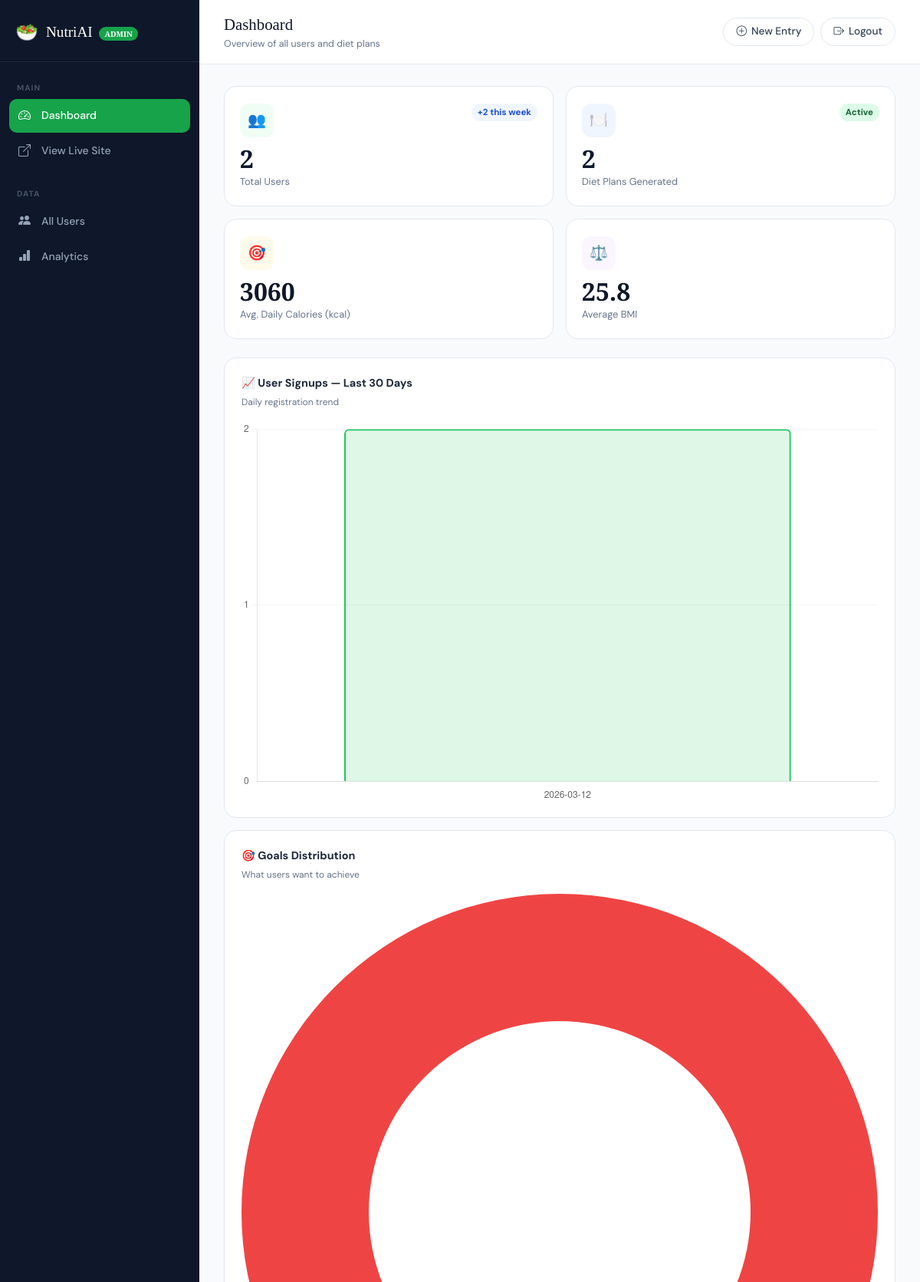
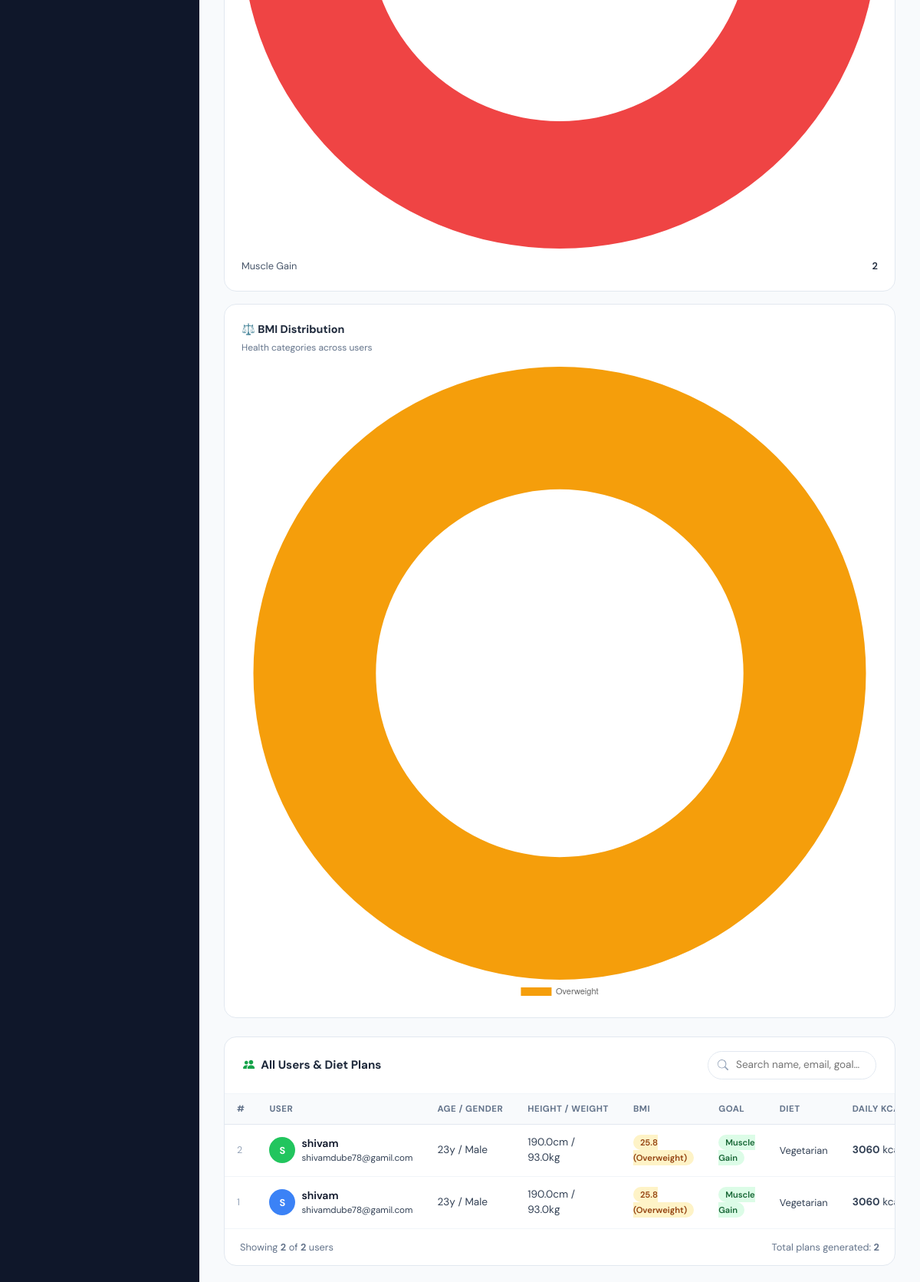
The page /admin/dashboard (signed in, upper part) on the database its author committed (2 pictures, top to bottom).
### tables this page shows
CREATE TABLE diet_plans (
            id INTEGER PRIMARY KEY AUTOINCREMENT,
            user_id INTEGER NOT NULL,
            bmi REAL,
            bmi_category TEXT,
            bmr REAL,
            tdee REAL,
            daily_calories REAL,
            protein REAL,
            carbs REAL,
            fats REAL,
            meal_plan TEXT,
            lifestyle_tips TEXT,
            duration_weeks INTEGER DEFAULT 4,
            created_at TEXT DEFAULT CURRENT_TIMESTAMP,
            FOREIGN KEY (user_id) REFERENCES users(id)
        );

CREATE TABLE users (
            id INTEGER PRIMARY KEY AUTOINCREMENT,
            session_id TEXT UNIQUE NOT NULL,
            name TEXT NOT NULL,
            email TEXT,
            age INTEGER NOT NULL,
            gender TEXT NOT NULL,
            height REAL NOT NULL,
            weight REAL NOT NULL,
            country TEXT,
            goal TEXT NOT NULL,
            target_weight REAL,
            diet_type TEXT NOT NULL,
            food_allergies TEXT,
            budget_preference TEXT,
            activity_level TEXT NOT NULL,
            exercise_type TEXT,
            daily_steps TEXT,
            sleep_hours REAL,
            sleep_quality TEXT,
            night_wakeups INTEGER DEFAULT 0,
            daytime_fatigue TEXT,
            stress_level TEXT,
            stress_sources TEXT,
            work_hours INTEGER,
            work_type TEXT,
            breakfast_time TEXT,
            lunch_time TEXT,
            dinner_time TEXT,
            late_night_eating TEXT,
            water_intake TEXT,
            breakfast_foods TEXT,
            lunch_foods TEXT,
            dinner_foods TEXT,
            snacks TEXT,
            beverages TEXT,
            meals_per_day INTEGER,
            outside_food_frequency TEXT,
            junk_food_frequency TEXT,
            created_at TEXT DEFAULT CURRENT_TIMESTAMP
        );

### app.py (the view)
@app.route('/admin')
@app.route('/admin/dashboard')
@admin_required
def admin_dashboard():
    stats        = get_admin_stats()
    users        = get_all_users_with_plans()
    signups      = get_signups_last_30_days()
    signup_labels  = [s['day']  for s in signups]
    signup_counts  = [s['cnt']  for s in signups]
    return render_template('admin/dashboard.html',
        stats=stats, users=users,
        signup_labels=json.dumps(signup_labels),
        signup_counts=json.dumps(signup_counts))

### app.py (called while the page is built)
def admin_required(f):
    @wraps(f)
    def decorated(*args, **kwargs):
        if not session.get('admin_logged_in'):
            return redirect(url_for('admin_login'))
        return f(*args, **kwargs)
    return decorated

### models/admin_model.py (called while the page is built)
def get_signups_last_30_days():
    conn = get_db()
    try:
        rows = conn.execute("""
            SELECT DATE(created_at) AS day, COUNT(*) AS cnt
            FROM users
            WHERE created_at >= DATE('now', '-30 days')
            GROUP BY DATE(created_at)
            ORDER BY day ASC
        """).fetchall()
        return [dict(r) for r in rows]
    finally:
        conn.close()

### models/user_model.py (called while the page is built)
def get_db():
    conn = sqlite3.connect(Config.DATABASE_PATH)
    conn.row_factory = sqlite3.Row
    conn.execute("PRAGMA foreign_keys = ON")
    return conn

### templates/admin/dashboard.html (shortened to what this page needs)
<!DOCTYPE html>
<html lang="en">
<head>
  <link href="https://cdn.jsdelivr.net/npm/bootstrap@5.3.0/dist/css/bootstrap.min.css" rel="stylesheet">
  <link href="https://cdn.jsdelivr.net/npm/bootstrap-icons@1.11.0/font/bootstrap-icons.css" rel="stylesheet">
</head>
<body>
<aside class="admin-sidebar">
  <div class="sidebar-logo">
    <span class="logo-icon">🥗</span>
    <span class="logo-text">NutriAI <span class="logo-badge">ADMIN</span></span>
  </div>
  <nav class="sidebar-nav">
    <div class="nav-label">Main</div>
    <a href="{{ url_for('admin_dashboard') }}" class="sidebar-link active">
      <i class="bi bi-speedometer2"></i> Dashboard
    </a>
    <a href="{{ url_for('index') }}" class="sidebar-link" target="_blank">
      <i class="bi bi-box-arrow-up-right"></i> View Live Site
    </a>
    <div class="nav-label mt-3">Data</div>
    <a href="#usersTable" class="sidebar-link">
      <i class="bi bi-people-fill"></i> All Users
    </a>
    <a href="#chartsSection" class="sidebar-link">
      <i class="bi bi-bar-chart-fill"></i> Analytics
    </a>
  </nav>
</aside>
<main class="admin-main">
  <div class="admin-topbar">
    <div class="topbar-title">
      Dashboard
      <small>Overview of all users and diet plans</small>
    </div>
    <div class="topbar-actions">
      <a href="{{ url_for('questionnaire') }}" target="_blank" class="btn-admin-outline">
        <i class="bi bi-plus-circle"></i> New Entry
      </a>
      <a href="{{ url_for('admin_logout') }}" class="btn-admin-outline">
        <i class="bi bi-box-arrow-right"></i> Logout
      </a>
    </div>
  </div>
  <div class="admin-content">
    <div class="stats-grid">
      <div class="stat-card">
        <div class="stat-card-header">
          <div class="stat-icon stat-icon-green">👥</div>
          <span class="stat-badge badge-new">+{{ stats.new_this_week }} this week</span>
        </div>
        <div class="stat-value">{{ stats.total_users }}</div>
        <div class="stat-label">Total Users</div>
      </div>
      <div class="stat-card">
        <div class="stat-card-header">
          <div class="stat-icon stat-icon-blue">🍽️</div>
          <span class="stat-badge badge-up">Active</span>
        </div>
        <div class="stat-value">{{ stats.total_plans }}</div>
        <div class="stat-label">Diet Plans Generated</div>
      </div>
      <div class="stat-card">
        <div class="stat-card-header">
          <div class="stat-icon stat-icon-amber">🎯</div>
        </div>
        <div class="stat-value">{{ stats.avg_calories }}</div>
        <div class="stat-label">Avg. Daily Calories (kcal)</div>
      </div>
      <div class="stat-card">
        <div class="stat-card-header">
          <div class="stat-icon stat-icon-purple">⚖️</div>
        </div>
        <div class="stat-value">{{ stats.avg_bmi }}</div>
        <div class="stat-label">Average BMI</div>
      </div>
    </div>
    <div class="charts-row" id="chartsSection">
      <div class="chart-card">
        <div class="chart-card-title">📈 User Signups — Last 30 Days</div>
        <div class="chart-card-sub">Daily registration trend</div>
        <canvas id="signupChart" height="180"></canvas>
      </div>
      <div class="chart-card">
        <div class="chart-card-title">🎯 Goals Distribution</div>
        <div class="chart-card-sub">What users want to achieve</div>
        <canvas id="goalChart" height="180"></canvas>
        <table class="breakdown-table mt-2">
          {% for goal, cnt in stats.goals.items() %}
          <tr>
            <td style="width:100px;color:#475569;">{{ goal.replace('_',' ').title() }}</td>
            <td style="text-align:right;font-weight:600;">{{ cnt }}</td>
          </tr>
          {% endfor %}
        </table>
      </div>
      <div class="chart-card">
        <div class="chart-card-title">⚖️ BMI Distribution</div>
        <div class="chart-card-sub">Health categories across users</div>
        <canvas id="bmiChart" height="180"></canvas>
      </div>
    </div>
    <div class="table-card" id="usersTable">
      <div class="table-card-header">
        <h5><i class="bi bi-people-fill me-2" style="color:var(--green-600)"></i>All Users & Diet Plans</h5>
        <input type="text" class="table-search" id="userSearch" placeholder="Search name, email, goal…" oninput="filterTable()">
      </div>
      {% if users %}
      <div style="overflow-x:auto;">
        <table class="admin-table" id="mainTable">
          <thead>
            <tr>
              <th>#</th>
              <th>User</th>
              <th>Age / Gender</th>
              <th>Height / Weight</th>
              <th>BMI</th>
              <th>Goal</th>
              <th>Diet</th>
              <th>Daily kcal</th>
            </tr>
          </thead>
          <tbody id="tableBody">
            {% for u in users %}
            {% set colors = ['#22c55e','#3b82f6','#f59e0b','#ef4444','#8b5cf6','#06b6d4','#ec4899'] %}
            {% set color = colors[loop.index0 % 7] %}
            <tr>
              <td style="color:#94a3b8;font-size:0.78rem;">{{ u.id }}</td>
              <td>
                <div class="user-name-cell">
                  <div class="user-avatar-sm" style="background:{{ color }};">
                    {{ u.name[0].upper() if u.name else '?' }}
                  </div>
                  <div class="user-name-text">
                    <div class="name">{{ u.name or '—' }}</div>
                    <div class="email">{{ u.email or 'No email' }}</div>
                  </div>
                </div>
              </td>
              <td>{{ u.age }}y / {{ u.gender.title() if u.gender else '—' }}</td>
              <td>{{ u.height }}cm / {{ u.weight }}kg</td>
              <td>
                {% if u.bmi %}
                <span class="badge-bmi bmi-{{ u.bmi_category }}">{{ u.bmi }} ({{ u.bmi_category }})</span>
                {% else %}—{% endif %}
              </td>
              <td>
                <span class="badge-goal goal-{{ u.goal }}">{{ (u.goal or '—').replace('_',' ').title() }}</span>
              </td>
              <td style="font-size:0.8rem;">{{ (u.diet_type or '—').replace('_',' ').title() }}</td>
              <td>
                {% if u.daily_calories %}<strong>{{ u.daily_calories|int }}</strong> kcal{% else %}—{% endif %}
              </td>
            </tr>
            {% endfor %}
          </tbody>
        </table>
      </div>
      <div class="pagination-row">
        <span>Showing <strong id="rowCount">{{ users|length }}</strong> of <strong>{{ users|length }}</strong> users</span>
        <span>Total plans generated: <strong>{{ stats.total_plans }}</strong></span>
      </div>
      {% endif %}
    </div>
  </div>
</main>
<script>
// Signup trend chart
new Chart(document.getElementById('signupChart'), {
  type: 'bar',
  data: {
    labels: {{ signup_labels|safe }},
    datasets: [{
      label: 'Signups',
      data: {{ signup_counts|safe }},
      backgroundColor: 'rgba(34,197,94,0.15)',
      borderColor: '#22c55e',
      borderWidth: 2, borderRadius: 6
    }]
  },
  options: { responsive: true, plugins: { legend: { display: false } },
    scales: { y: { beginAtZero: true, ticks: { stepSize: 1 }, grid: { color: 'rgba(0,0,0,0.04)' } }, x: { grid: { display: false } } } }
});
// Goals chart
const goals = {{ stats.goals|tojson }};
new Chart(document.getElementById('goalChart'), {
  type: 'doughnut',
  data: {
    labels: Object.keys(goals).map(k => k.replace(/_/g,' ').replace(/\b\w/g,l=>l.toUpperCase())),
    datasets: [{ data: Object.values(goals), backgroundColor: ['#ef4444','#22c55e','#3b82f6'], borderWidth: 0 }]
  },
  options: { responsive: true, cutout: '60%', plugins: { legend: { display: false } } }
});
// BMI chart
const bmis = {{ stats.bmis|tojson }};
const bmiColors = { 'Normal': '#22c55e', 'Overweight': '#f59e0b', 'Obese': '#ef4444', 'Underweight': '#3b82f6' };
new Chart(document.getElementById('bmiChart'), {
  type: 'doughnut',
  data: {
    labels: Object.keys(bmis),
    datasets: [{ data: Object.values(bmis), backgroundColor: Object.keys(bmis).map(k => bmiColors[k] || '#94a3b8'), borderWidth: 0 }]
  },
  options: { responsive: true, cutout: '60%', plugins: { legend: { position: 'bottom', labels: { font: { size: 11 } } } } }
});
// Diet chart
const diets = {{ stats.diets|tojson }};
new Chart(document.getElementById('dietChart'), {
  type: 'pie',
  data: {
    labels: Object.keys(diets).map(k => k.replace(/_/g,' ').replace(/\b\w/g,l=>l.toUpperCase())),
    datasets: [{ data: Object.values(diets), backgroundColor: ['#22c55e','#f59e0b','#3b82f6'], borderWidth: 2, borderColor: '#fff' }]
  },
  options: { responsive: false, plugins: { legend: { display: false } } }
});
// Table search
function filterTable() {
  const q = document.getElementById('userSearch').value.toLowerCase();
  const rows = document.querySelectorAll('#tableBody tr');
  let visible = 0;
  rows.forEach(row => {
    const text = row.textContent.toLowerCase();
    const show = text.includes(q);
    row.style.display = show ? '' : 'none';
    if (show) visible++;
  });
  document.getElementById('rowCount').textContent = visible;
}
</script>
</body>
</html>

### rows shown on the page
diet_plans: id "2", name "S", name "shivam", email "shivamdube78@gamil.com", age "23", gender "Male", height "190.0", weight "93.0", bmi "25.8", bmi_category "Overweight", daily_calories "3060"
users: goal "Muscle Gain", diet_type "Vegetarian"
diet_plans: id "1", name "S", name "shivam", email "shivamdube78@gamil.com", age "23", gender "Male", height "190.0", weight "93.0", bmi "25.8", bmi_category "Overweight", daily_calories "3060"
users: goal "Muscle Gain", diet_type "Vegetarian"

### other values the page prints
{{ stats.new_this_week }} "2"
{{ stats.total_users }} "2"
{{ stats.total_plans }} "2"
{{ stats.avg_calories }} "3060"
{{ stats.avg_bmi }} "25.8"
{{ goal.replace('_',' ').title() }} "Muscle Gain"
{{ cnt }} "2"
{{ users|length }} "2"
chart data {{ signup_labels|safe }} ["2026-03-12"]
chart data {{ signup_counts|safe }} [2]
